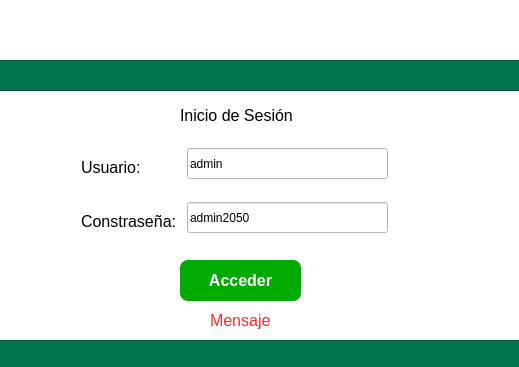
<?xml version="1.0" encoding="UTF-8"?>
<ui version="4.0">
 <class>login</class>
 <widget class="QDialog" name="login">
  <property name="geometry">
   <rect>
    <x>0</x>
    <y>0</y>
    <width>519</width>
    <height>367</height>
   </rect>
  </property>
  <property name="windowTitle">
   <string>Inicio de Sesion</string>
  </property>
  <property name="styleSheet">
   <string notr="true">background-color: rgb(255, 255, 255)</string>
  </property>
  <widget class="QLabel" name="label">
   <property name="geometry">
    <rect>
     <x>140</x>
     <y>10</y>
     <width>221</width>
     <height>41</height>
    </rect>
   </property>
   <property name="text">
    <string/>
   </property>
   <property name="pixmap">
    <pixmap>../logo.jpg</pixmap>
   </property>
   <property name="scaledContents">
    <bool>true</bool>
   </property>
  </widget>
  <widget class="QLabel" name="label_2">
   <property name="geometry">
    <rect>
     <x>180</x>
     <y>100</y>
     <width>171</width>
     <height>31</height>
    </rect>
   </property>
   <property name="font">
    <font>
     <family>Arial</family>
     <pointsize>12</pointsize>
     <bold>false</bold>
    </font>
   </property>
   <property name="text">
    <string>Inicio de Sesión</string>
   </property>
  </widget>
  <widget class="QPushButton" name="btnAcceder">
   <property name="geometry">
    <rect>
     <x>180</x>
     <y>260</y>
     <width>121</width>
     <height>41</height>
    </rect>
   </property>
   <property name="font">
    <font>
     <family>Arial</family>
     <pointsize>12</pointsize>
     <bold>true</bold>
    </font>
   </property>
   <property name="cursor">
    <cursorShape>PointingHandCursor</cursorShape>
   </property>
   <property name="styleSheet">
    <string notr="true">background-color: rgb(0, 170, 0);
color: rgb(255, 255, 255);
border-radius:8px;</string>
   </property>
   <property name="text">
    <string>Acceder</string>
   </property>
  </widget>
  <widget class="QLabel" name="lblMensaje">
   <property name="geometry">
    <rect>
     <x>210</x>
     <y>310</y>
     <width>271</width>
     <height>21</height>
    </rect>
   </property>
   <property name="font">
    <font>
     <family>Arial</family>
     <pointsize>12</pointsize>
    </font>
   </property>
   <property name="styleSheet">
    <string notr="true">color:rgb(255, 40, 33)</string>
   </property>
   <property name="text">
    <string>Mensaje</string>
   </property>
   <property name="wordWrap">
    <bool>false</bool>
   </property>
  </widget>
  <widget class="QFrame" name="frame">
   <property name="geometry">
    <rect>
     <x>-50</x>
     <y>60</y>
     <width>631</width>
     <height>31</height>
    </rect>
   </property>
   <property name="styleSheet">
    <string notr="true">background-color: rgb(2, 116, 80);</string>
   </property>
   <property name="frameShape">
    <enum>QFrame::StyledPanel</enum>
   </property>
   <property name="frameShadow">
    <enum>QFrame::Raised</enum>
   </property>
  </widget>
  <widget class="QFrame" name="frame_2">
   <property name="geometry">
    <rect>
     <x>-70</x>
     <y>340</y>
     <width>631</width>
     <height>31</height>
    </rect>
   </property>
   <property name="styleSheet">
    <string notr="true">background-color: rgb(2, 116, 80);</string>
   </property>
   <property name="frameShape">
    <enum>QFrame::StyledPanel</enum>
   </property>
   <property name="frameShadow">
    <enum>QFrame::Raised</enum>
   </property>
  </widget>
  <widget class="QLabel" name="label_3">
   <property name="geometry">
    <rect>
     <x>81</x>
     <y>158</y>
     <width>64</width>
     <height>18</height>
    </rect>
   </property>
   <property name="font">
    <font>
     <family>Arial</family>
     <pointsize>12</pointsize>
     <bold>false</bold>
    </font>
   </property>
   <property name="text">
    <string>Usuario: </string>
   </property>
  </widget>
  <widget class="QLineEdit" name="txtUsuario">
   <property name="geometry">
    <rect>
     <x>187</x>
     <y>148</y>
     <width>201</width>
     <height>31</height>
    </rect>
   </property>
   <property name="styleSheet">
    <string notr="true"/>
   </property>
   <property name="text">
    <string>admin</string>
   </property>
   <property name="echoMode">
    <enum>QLineEdit::Normal</enum>
   </property>
   <property name="placeholderText">
    <string>Ingrese el Usuario</string>
   </property>
  </widget>
  <widget class="QLineEdit" name="txtClave">
   <property name="geometry">
    <rect>
     <x>187</x>
     <y>202</y>
     <width>201</width>
     <height>31</height>
    </rect>
   </property>
   <property name="styleSheet">
    <string notr="true"/>
   </property>
   <property name="text">
    <string>admin2050</string>
   </property>
   <property name="frame">
    <bool>true</bool>
   </property>
   <property name="echoMode">
    <enum>QLineEdit::Normal</enum>
   </property>
   <property name="placeholderText">
    <string>Ingrese la Contraseña</string>
   </property>
  </widget>
  <widget class="QLabel" name="label_4">
   <property name="geometry">
    <rect>
     <x>81</x>
     <y>212</y>
     <width>100</width>
     <height>18</height>
    </rect>
   </property>
   <property name="font">
    <font>
     <family>Arial</family>
     <pointsize>12</pointsize>
     <bold>false</bold>
    </font>
   </property>
   <property name="text">
    <string>Constraseña: </string>
   </property>
  </widget>
 </widget>
 <resources>
  <include location="../IMEGENES.qrc"/>
 </resources>
 <connections/>
</ui>
